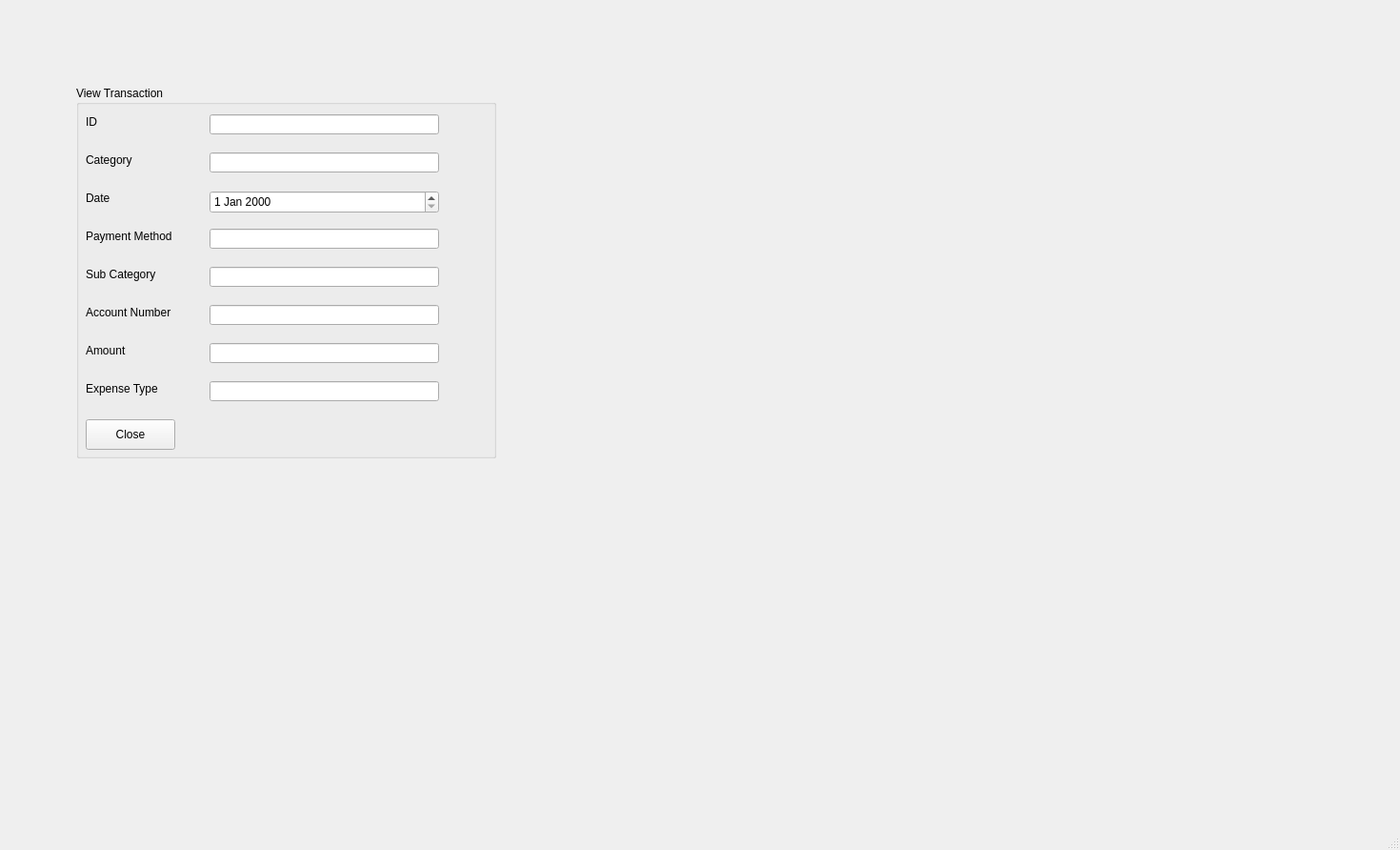
<?xml version="1.0" encoding="UTF-8"?>
<ui version="4.0">
 <class>MainWindow</class>
 <widget class="QMainWindow" name="MainWindow">
  <property name="geometry">
   <rect>
    <x>0</x>
    <y>0</y>
    <width>1470</width>
    <height>892</height>
   </rect>
  </property>
  <property name="windowTitle">
   <string>MainWindow</string>
  </property>
  <widget class="QWidget" name="centralwidget">
   <widget class="QGroupBox" name="groupBox">
    <property name="geometry">
     <rect>
      <x>80</x>
      <y>90</y>
      <width>441</width>
      <height>391</height>
     </rect>
    </property>
    <property name="title">
     <string>View Transaction</string>
    </property>
    <widget class="QLabel" name="label">
     <property name="geometry">
      <rect>
       <x>10</x>
       <y>30</y>
       <width>60</width>
       <height>16</height>
      </rect>
     </property>
     <property name="text">
      <string>ID</string>
     </property>
    </widget>
    <widget class="QLabel" name="label_2">
     <property name="geometry">
      <rect>
       <x>10</x>
       <y>70</y>
       <width>60</width>
       <height>16</height>
      </rect>
     </property>
     <property name="text">
      <string>Category</string>
     </property>
    </widget>
    <widget class="QLabel" name="label_3">
     <property name="geometry">
      <rect>
       <x>10</x>
       <y>110</y>
       <width>41</width>
       <height>16</height>
      </rect>
     </property>
     <property name="text">
      <string>Date</string>
     </property>
    </widget>
    <widget class="QLabel" name="label_4">
     <property name="geometry">
      <rect>
       <x>10</x>
       <y>190</y>
       <width>91</width>
       <height>16</height>
      </rect>
     </property>
     <property name="text">
      <string>Sub Category</string>
     </property>
    </widget>
    <widget class="QLabel" name="label_5">
     <property name="geometry">
      <rect>
       <x>10</x>
       <y>150</y>
       <width>111</width>
       <height>16</height>
      </rect>
     </property>
     <property name="text">
      <string>Payment Method</string>
     </property>
    </widget>
    <widget class="QLabel" name="label_6">
     <property name="geometry">
      <rect>
       <x>10</x>
       <y>230</y>
       <width>111</width>
       <height>16</height>
      </rect>
     </property>
     <property name="text">
      <string>Account Number</string>
     </property>
    </widget>
    <widget class="QLabel" name="label_7">
     <property name="geometry">
      <rect>
       <x>10</x>
       <y>270</y>
       <width>111</width>
       <height>16</height>
      </rect>
     </property>
     <property name="text">
      <string>Amount</string>
     </property>
    </widget>
    <widget class="QLabel" name="label_8">
     <property name="geometry">
      <rect>
       <x>10</x>
       <y>310</y>
       <width>111</width>
       <height>16</height>
      </rect>
     </property>
     <property name="text">
      <string>Expense Type</string>
     </property>
    </widget>
    <widget class="QLineEdit" name="id_input">
     <property name="geometry">
      <rect>
       <x>140</x>
       <y>30</y>
       <width>241</width>
       <height>21</height>
      </rect>
     </property>
    </widget>
    <widget class="QLineEdit" name="category_input">
     <property name="geometry">
      <rect>
       <x>140</x>
       <y>70</y>
       <width>241</width>
       <height>21</height>
      </rect>
     </property>
    </widget>
    <widget class="QLineEdit" name="payment_method_input">
     <property name="geometry">
      <rect>
       <x>140</x>
       <y>150</y>
       <width>241</width>
       <height>21</height>
      </rect>
     </property>
    </widget>
    <widget class="QLineEdit" name="sub_category_input">
     <property name="geometry">
      <rect>
       <x>140</x>
       <y>190</y>
       <width>241</width>
       <height>21</height>
      </rect>
     </property>
    </widget>
    <widget class="QLineEdit" name="account_number_input">
     <property name="geometry">
      <rect>
       <x>140</x>
       <y>230</y>
       <width>241</width>
       <height>21</height>
      </rect>
     </property>
    </widget>
    <widget class="QLineEdit" name="amount_input">
     <property name="geometry">
      <rect>
       <x>140</x>
       <y>270</y>
       <width>241</width>
       <height>21</height>
      </rect>
     </property>
    </widget>
    <widget class="QLineEdit" name="expense_type_input">
     <property name="geometry">
      <rect>
       <x>140</x>
       <y>310</y>
       <width>241</width>
       <height>21</height>
      </rect>
     </property>
    </widget>
    <widget class="QDateEdit" name="date_input">
     <property name="geometry">
      <rect>
       <x>140</x>
       <y>110</y>
       <width>241</width>
       <height>24</height>
      </rect>
     </property>
    </widget>
    <widget class="QPushButton" name="close_button">
     <property name="geometry">
      <rect>
       <x>10</x>
       <y>350</y>
       <width>94</width>
       <height>32</height>
      </rect>
     </property>
     <property name="text">
      <string>Close</string>
     </property>
    </widget>
   </widget>
  </widget>
  <widget class="QMenuBar" name="menubar">
   <property name="geometry">
    <rect>
     <x>0</x>
     <y>0</y>
     <width>1470</width>
     <height>36</height>
    </rect>
   </property>
  </widget>
  <widget class="QStatusBar" name="statusbar"/>
 </widget>
 <resources/>
 <connections/>
</ui>
